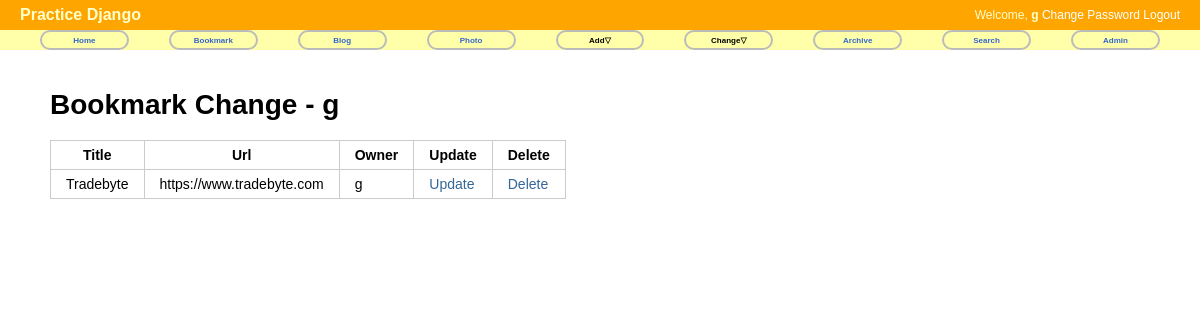
Page /bookmark/change/ (signed in) on the committed database.
### bookmark/models.py (models this page shows, shortened)
@python_2_unicode_compatible
class Bookmark(models.Model):
    title = models.CharField(max_length=100, blank=True, null=True)
    url = models.URLField('url', unique=True)
    owner = models.ForeignKey(User, null=True)

### bookmark/views.py (the view)
class BookmarkChangeLV(LoginRequiredMixin, ListView):
    template_name = 'bookmark/bookmark_change_list.html'
    def get_queryset(self):
        return Bookmark.objects.filter(owner=self.request.user)

### bookmark/templates/bookmark/bookmark_change_list.html (shortened to what this page needs)
{% extends "base.html" %}
{% block content %}
<div id="content">
  <h1>Bookmark Change - {{user}}</h1>
  <table class="change-list">
    <tr>
      <th>Title</th>
      <th>Url</th>
      <th>Owner</th>
      <th>Update</th>
      <th>Delete</th>
    </tr>
    {% for item in object_list %}
    <tr>
      <td>{{ item.title }}</td>
      <td>{{ item.url }}</td>
      <td>{{ item.owner }}</td>
      <td><a href="{% url 'bookmark:update' item.id %}">Update</a></td>
      <td><a href="{% url 'bookmark:delete' item.id %}">Delete</a></td>
    </tr>
    {% endfor %}
  </table>
</div>
{% endblock %}

### templates/base.html (shortened to what this page needs)
<!DOCTYPE html>
<html>
  <head>
    {% load staticfiles %}
    <link rel="stylesheet" type="text/css" href="{% static "css/base.css" %}" />
    <link rel="stylesheet" type="text/css" href="{% block extrastyle %}{% endblock %}" />
  </head>
  <body>
    <div id="header">
      <h2 class="maintitle">Practice Django</h2>
      {% if user.is_active %}
      <h4 class="welcome">Welcome,
        <strong>{% firstof user.get_short_name user.get_username %}</strong>
        <a href="{% url 'password_change' %}">Change Password</a>
        <a href="{% url 'logout' %}">Logout</a>
      </h4>
      {% else %}
      <h4 class="welcome">Welcome, Anonymous /
        <a href="{% url 'login' %}">Login</a> /
        <a href="{% url 'register' %}">Register</a>
      </h4>
      {% endif %}
    </div>
    <div id="menu">
      <li><a href="{% url 'home' %}">Home</a></li>
      <li><a href="{% url 'bookmark:index' %}">Bookmark</a></li>
      <li><a href="{% url 'blog:index' %}">Blog</a></li>
      <li><a href="{% url 'photo:index' %}">Photo</a></li>
      <li>Add&bigtriangledown;
      </li>
      <li>Change&bigtriangledown;
      </li>
      <li><a href="{% url 'blog:post_archive' %}">Archive</a></li>
      <li><a href="{% url 'blog:search' %}">Search</a></li>
      <li><a href="{% url 'admin:index' %}">Admin</a></li>
    </div>
    {% block content %}{% endblock %}
  </body>
</html>

### static/css/base.css (style rules this page uses)
body { font-family: "Lucida Grande", Verdana, Arial, sans-serif; font-size: 14px; }
div#header { position: absolute; top: 0px; left: 0px; height: 30px; width: 100%; display: table; background: orange; }
div#menu { position: absolute; top: 30px; left: 0px; height: 20px; width: 100%; display: table; table-layout: fixed; border-spacing: 40px 0px; background: #ffa; font-size: 8px; }
div#content { position: absolute; top: 70px; left: 50px; right: 50px; }
.maintitle { display: table-cell; vertical-align: middle; padding-left: 20px; color: #ffc; font-weight: bold; font-size: 16px; }
.welcome { display: table-cell; vertical-align: middle; text-align: right; padding-right: 20px; color: #ffc; font-weight: normal; font-size: 12px; }
.welcome a:link, .welcome a:visited { color:white; }
div#menu a:link, div#menu a:visited { color: #36c; }
div#menu > li { display: table-cell; vertical-align: middle; border: 2px solid #bbb; border-radius: 25px; text-align: center; font-weight: bold; }
a:link, a:visited { color: #369; text-decoration: none; }
table { border-collapse: collapse; }
td, th { line-height: 18px; border-bottom: 1px solid #eee; vertical-align: top; padding: 5px 15px; font-family: "Lucida Grande", Verdana, Arial, sans-serif; }
table.change-list, table.change-list th, table.change-list td { border: 1px solid #ccc; }

### rows in the picture
Bookmark: title "Tradebyte", url "https://www.tradebyte.com", owner "g"

### other values in the picture
{{ user }} "g"
